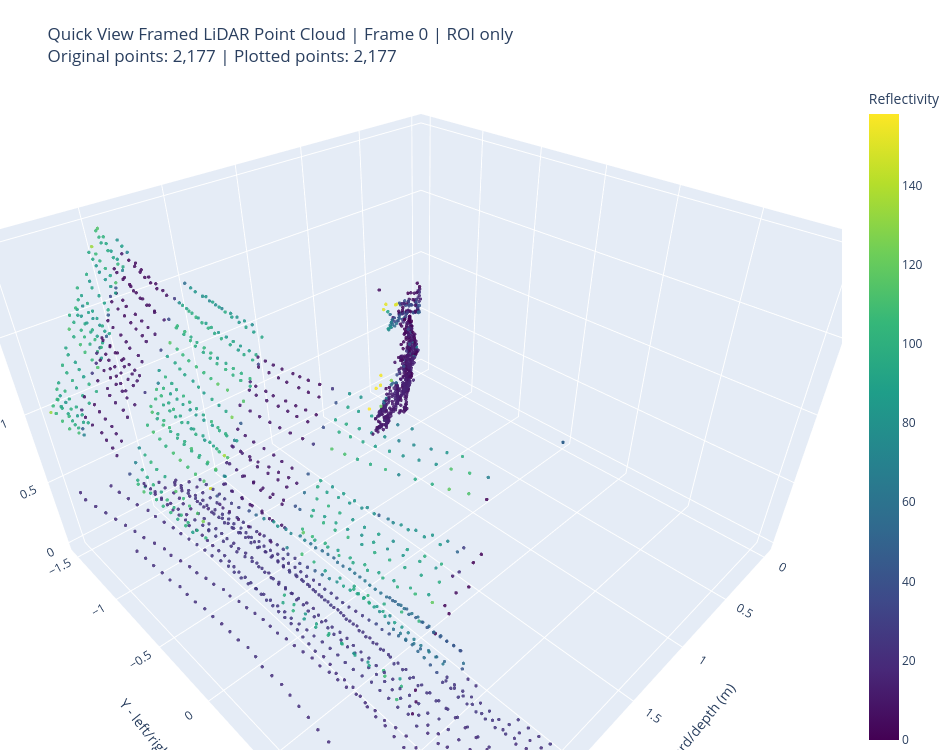
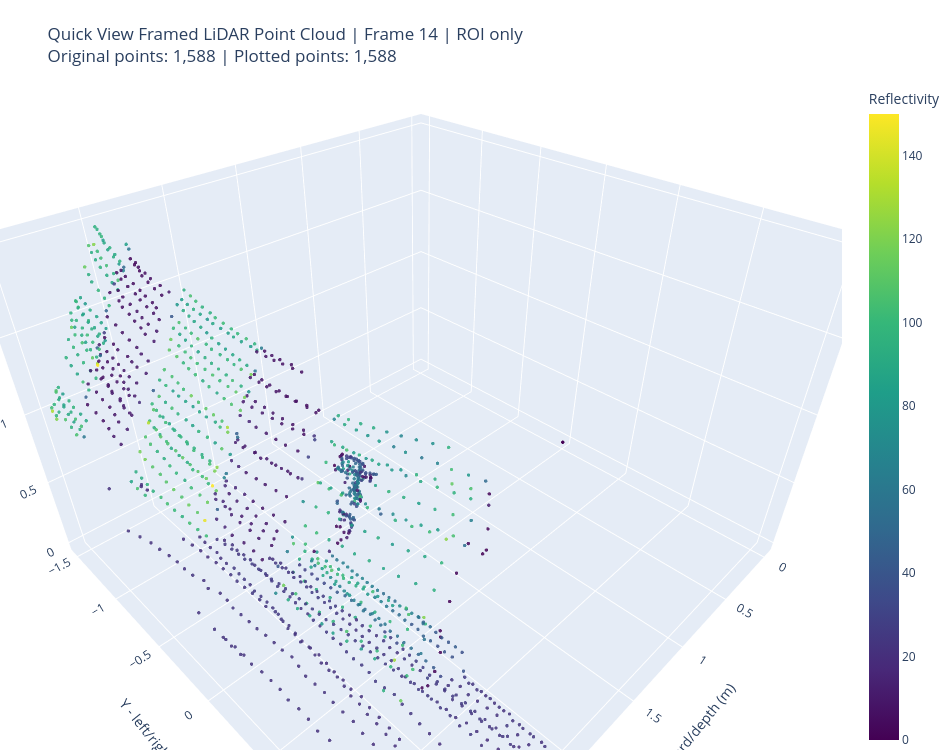
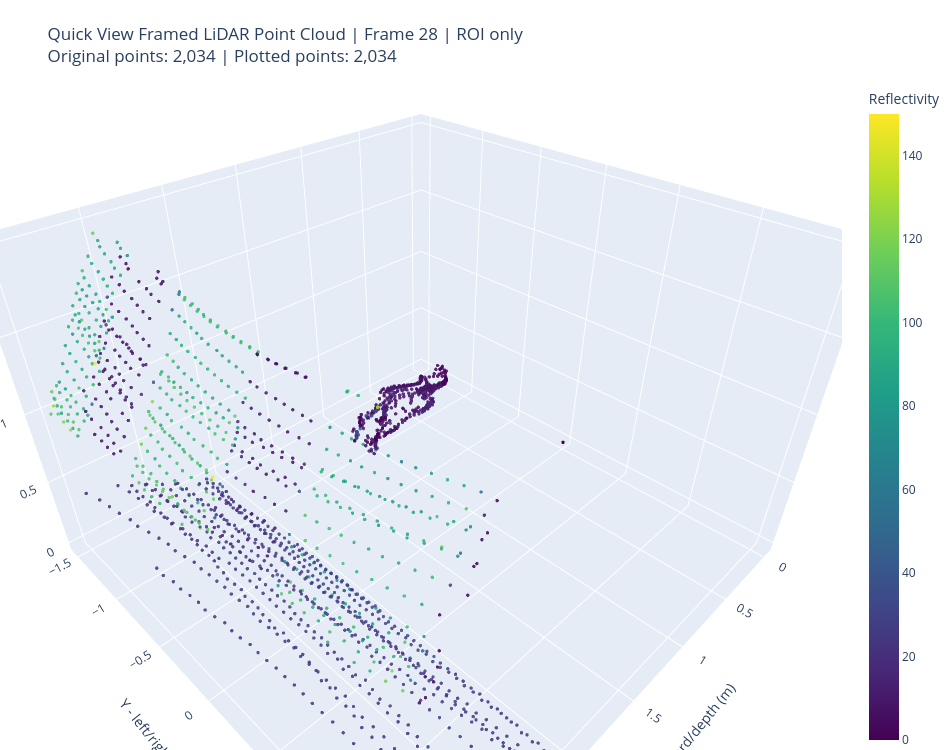
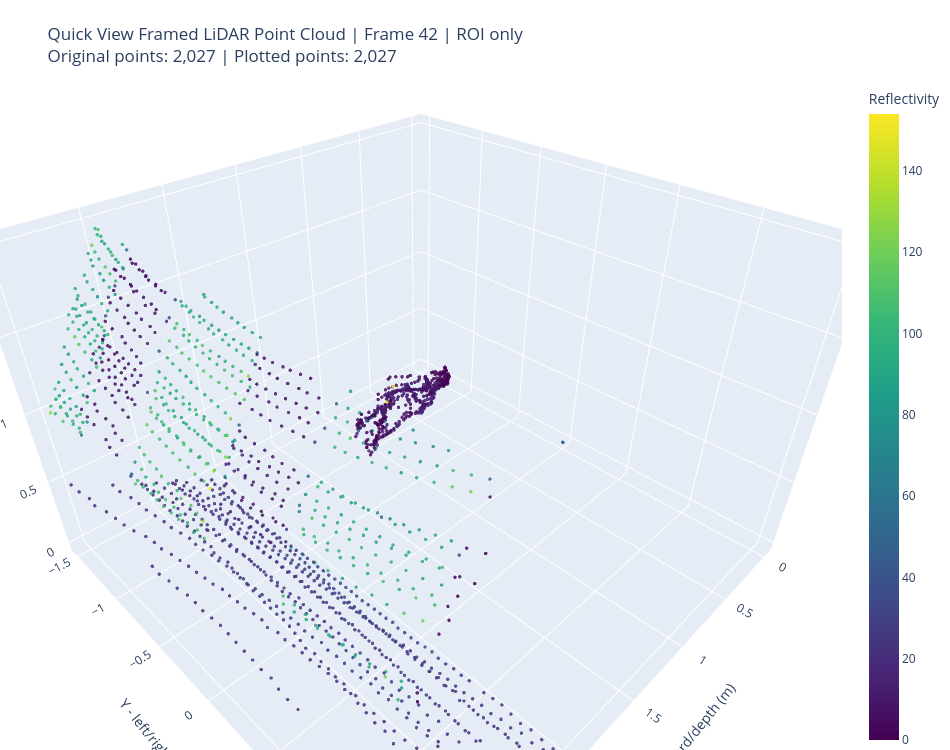

Notebook cell for these charts, in order:
### Markdown cell above
Cell 7 — Visualisasi beberapa frame sekaligus secara berurutan

### Code cell
# =========================
# QUICK VIEW MULTIPLE FRAMES
# =========================

# Pilih beberapa frame representatif:
# awal, 25%, tengah, 75%, akhir
frame_indices = [
    0,
    len(available_frames) // 4,
    len(available_frames) // 2,
    (3 * len(available_frames)) // 4,
    len(available_frames) - 1,
]

selected_frames = [available_frames[i] for i in frame_indices]

print("Selected frames for quick view:", selected_frames)

for fid in selected_frames:
    frame_df_tmp = get_frame_points(fid, use_roi_filter=USE_ROI_FILTER)
    
    print("\n" + "=" * 80)
    print("Frame ID:", fid)
    print("Point count:", len(frame_df_tmp))
    print("Unique timestamp/packet count:", frame_df_tmp["Timestamp"].nunique() if len(frame_df_tmp) > 0 else 0)
    
    if len(frame_df_tmp) > 0:
        display(frame_df_tmp[["X", "Y", "Z", "Reflectivity"]].describe())
    
    fig = plot_point_cloud_frame(
        frame_id=fid,
        use_roi_filter=USE_ROI_FILTER,
        color_by="Reflectivity",
        max_points=MAX_POINTS_PLOT,
        title_prefix="Quick View Framed LiDAR Point Cloud"
    )
    
    if fig is not None:
        fig.show()

### Figure 1 — Plotly figure (JSON) as saved in the notebook; plotly's stock layout.template omitted (floating-point values rounded to 4 significant figures; data arrays with more than 128 entries replaced by an {"elided": "..."} marker saying what was removed)
{"data": [{"hoverinfo": "text", "marker": {"color": {"elided": "2177 int values"}, "colorbar": {"title": {"text": "Reflectivity"}}, "colorscale": [[0, "#440154"], [0.1111, "#482878"], [0.2222, "#3e4989"], [0.3333, "#31688e"], [0.4444, "#26828e"], [0.5556, "#1f9e89"], [0.6667, "#35b779"], [0.7778, "#6ece58"], [0.8889, "#b5de2b"], [1, "#fde725"]], "opacity": 0.85, "size": 2}, "mode": "markers", "text": {"elided": "2177 str values"}, "type": "scatter3d", "x": {"elided": "2177 float values"}, "y": {"elided": "2177 float values"}, "z": {"elided": "2177 float values"}}], "layout": {"height": 750, "margin": {"b": 0, "l": 0, "r": 0, "t": 80}, "scene": {"aspectmode": "manual", "aspectratio": {"x": 1.5, "y": 1.5, "z": 1}, "xaxis": {"title": {"text": "X - forward/depth (m)"}}, "yaxis": {"title": {"text": "Y - left/right (m)"}}, "zaxis": {"title": {"text": "Z - vertical (m)"}}}, "title": {"text": "Quick View Framed LiDAR Point Cloud | Frame 0 | ROI only<br>Original points: 2,177 | Plotted points: 2,177"}, "width": 950}}

### Figure 2 — Plotly figure (JSON) as saved in the notebook; plotly's stock layout.template omitted (floating-point values rounded to 4 significant figures; data arrays with more than 128 entries replaced by an {"elided": "..."} marker saying what was removed)
{"data": [{"hoverinfo": "text", "marker": {"color": {"elided": "1588 int values"}, "colorbar": {"title": {"text": "Reflectivity"}}, "colorscale": [[0, "#440154"], [0.1111, "#482878"], [0.2222, "#3e4989"], [0.3333, "#31688e"], [0.4444, "#26828e"], [0.5556, "#1f9e89"], [0.6667, "#35b779"], [0.7778, "#6ece58"], [0.8889, "#b5de2b"], [1, "#fde725"]], "opacity": 0.85, "size": 2}, "mode": "markers", "text": {"elided": "1588 str values"}, "type": "scatter3d", "x": {"elided": "1588 float values"}, "y": {"elided": "1588 float values"}, "z": {"elided": "1588 float values"}}], "layout": {"height": 750, "margin": {"b": 0, "l": 0, "r": 0, "t": 80}, "scene": {"aspectmode": "manual", "aspectratio": {"x": 1.5, "y": 1.5, "z": 1}, "xaxis": {"title": {"text": "X - forward/depth (m)"}}, "yaxis": {"title": {"text": "Y - left/right (m)"}}, "zaxis": {"title": {"text": "Z - vertical (m)"}}}, "title": {"text": "Quick View Framed LiDAR Point Cloud | Frame 14 | ROI only<br>Original points: 1,588 | Plotted points: 1,588"}, "width": 950}}

### Figure 3 — Plotly figure (JSON) as saved in the notebook; plotly's stock layout.template omitted (floating-point values rounded to 4 significant figures; data arrays with more than 128 entries replaced by an {"elided": "..."} marker saying what was removed)
{"data": [{"hoverinfo": "text", "marker": {"color": {"elided": "2034 int values"}, "colorbar": {"title": {"text": "Reflectivity"}}, "colorscale": [[0, "#440154"], [0.1111, "#482878"], [0.2222, "#3e4989"], [0.3333, "#31688e"], [0.4444, "#26828e"], [0.5556, "#1f9e89"], [0.6667, "#35b779"], [0.7778, "#6ece58"], [0.8889, "#b5de2b"], [1, "#fde725"]], "opacity": 0.85, "size": 2}, "mode": "markers", "text": {"elided": "2034 str values"}, "type": "scatter3d", "x": {"elided": "2034 float values"}, "y": {"elided": "2034 float values"}, "z": {"elided": "2034 float values"}}], "layout": {"height": 750, "margin": {"b": 0, "l": 0, "r": 0, "t": 80}, "scene": {"aspectmode": "manual", "aspectratio": {"x": 1.5, "y": 1.5, "z": 1}, "xaxis": {"title": {"text": "X - forward/depth (m)"}}, "yaxis": {"title": {"text": "Y - left/right (m)"}}, "zaxis": {"title": {"text": "Z - vertical (m)"}}}, "title": {"text": "Quick View Framed LiDAR Point Cloud | Frame 28 | ROI only<br>Original points: 2,034 | Plotted points: 2,034"}, "width": 950}}

### Figure 4 — Plotly figure (JSON) as saved in the notebook; plotly's stock layout.template omitted (floating-point values rounded to 4 significant figures; data arrays with more than 128 entries replaced by an {"elided": "..."} marker saying what was removed)
{"data": [{"hoverinfo": "text", "marker": {"color": {"elided": "2027 int values"}, "colorbar": {"title": {"text": "Reflectivity"}}, "colorscale": [[0, "#440154"], [0.1111, "#482878"], [0.2222, "#3e4989"], [0.3333, "#31688e"], [0.4444, "#26828e"], [0.5556, "#1f9e89"], [0.6667, "#35b779"], [0.7778, "#6ece58"], [0.8889, "#b5de2b"], [1, "#fde725"]], "opacity": 0.85, "size": 2}, "mode": "markers", "text": {"elided": "2027 str values"}, "type": "scatter3d", "x": {"elided": "2027 float values"}, "y": {"elided": "2027 float values"}, "z": {"elided": "2027 float values"}}], "layout": {"height": 750, "margin": {"b": 0, "l": 0, "r": 0, "t": 80}, "scene": {"aspectmode": "manual", "aspectratio": {"x": 1.5, "y": 1.5, "z": 1}, "xaxis": {"title": {"text": "X - forward/depth (m)"}}, "yaxis": {"title": {"text": "Y - left/right (m)"}}, "zaxis": {"title": {"text": "Z - vertical (m)"}}}, "title": {"text": "Quick View Framed LiDAR Point Cloud | Frame 42 | ROI only<br>Original points: 2,027 | Plotted points: 2,027"}, "width": 950}}
